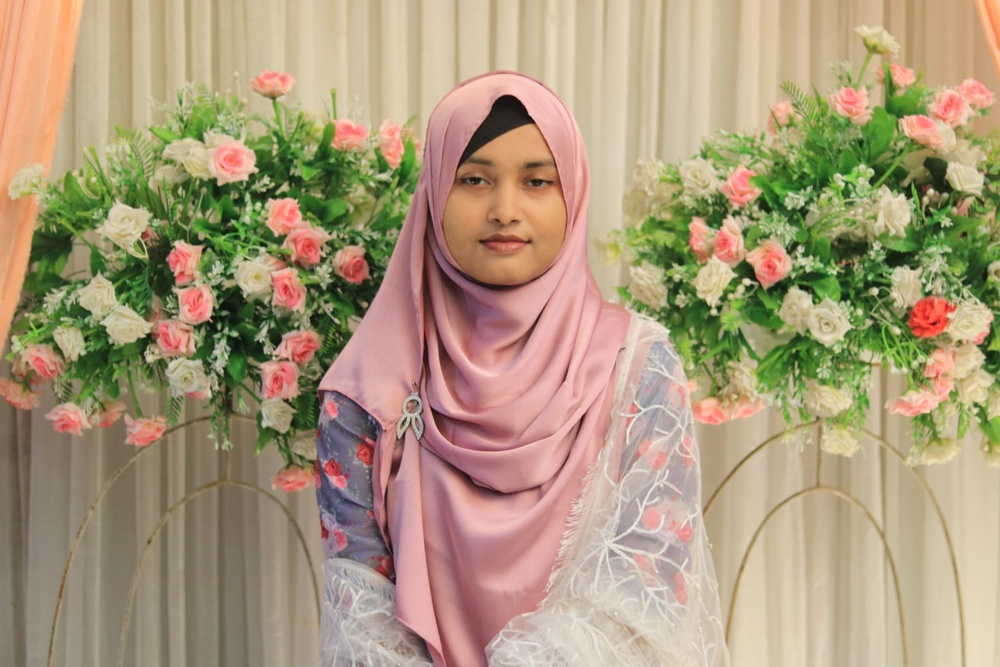
#> input picture Dataset/2020331058/WhatsApp Image 2025-05-05 at 8.41.41 PM.jpeg, 1000 x 667 px, shrunk from 1500 x 1000 before the run, found by its file name; its folder holds only this picture in this run
$ python Crop_folder_img.py
#> lines starting #> are read from the running program, lines starting #| are printed output that depends on the picture
import cv2
import os

def crop_face(image_path):
    # Read the image
    img = cv2.imread(image_path)
#> img is the input picture: shape (667, 1000, 3); mean B, G, R 123.7, 152.9, 171.2
    gray = cv2.cvtColor(img, cv2.COLOR_BGR2GRAY)  # Convert to grayscale for face detection
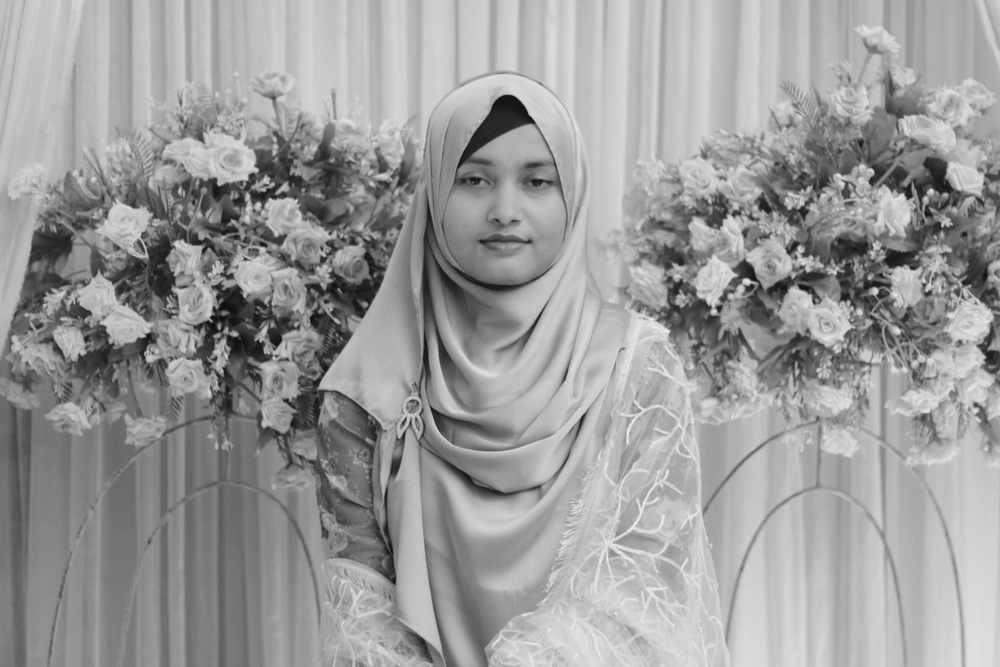
#> gray: shape (667, 1000); min 12, max 243, mean 155.1

    # Detect faces in the image
    faces = face_cascade.detectMultiScale(gray, 1.3, 5)
#> faces = [[424, 119, 164, 164]]

    if len(faces) == 0:
        return None  # No face detected

    (x, y, w, h) = faces[0]
#> x = 424; y = 119; w = 164; h = 164

    # Crop the face from the image
    cropped_img = img[y:y+h, x:x+w]
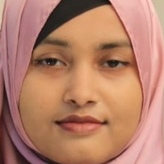
#> cropped_img: shape (164, 164, 3); mean B, G, R 105.5, 127.9, 181.3

    return cropped_img

data_dir = 'c:/Attendance/Dataset'  # Root folder after extraction
cropped_data_dir = 'c:/Attendance/cropped'


face_cascade = cv2.CascadeClassifier(cv2.data.haarcascades + 'haarcascade_frontalface_default.xml')

valid_extensions = {".jpg", ".jpeg", ".png"}

for person in os.listdir(data_dir):
    print(person)
    person_path = os.path.join(data_dir, person)
    if os.path.isdir(person_path):
        # Filter valid and existing image files
        images = [
            img for img in os.listdir(person_path)
            if os.path.splitext(img)[1].lower() in valid_extensions and
            os.path.exists(os.path.join(person_path, img))
        ]


        cropped_img_dir = os.path.join(cropped_data_dir, person)
        os.makedirs(cropped_img_dir, exist_ok=True)
        for img in images:
            src_path = os.path.join(person_path, img)
            cropped_img = crop_face(src_path)

            if cropped_img is not None:
                # Save the cropped face image
                dest_path = os.path.join(cropped_img_dir, img)
                cv2.imwrite(dest_path, cropped_img)

$ run again, on Dataset/2020331058/WhatsApp Image 2025-05-05 at 8.41.58 PM.jpeg
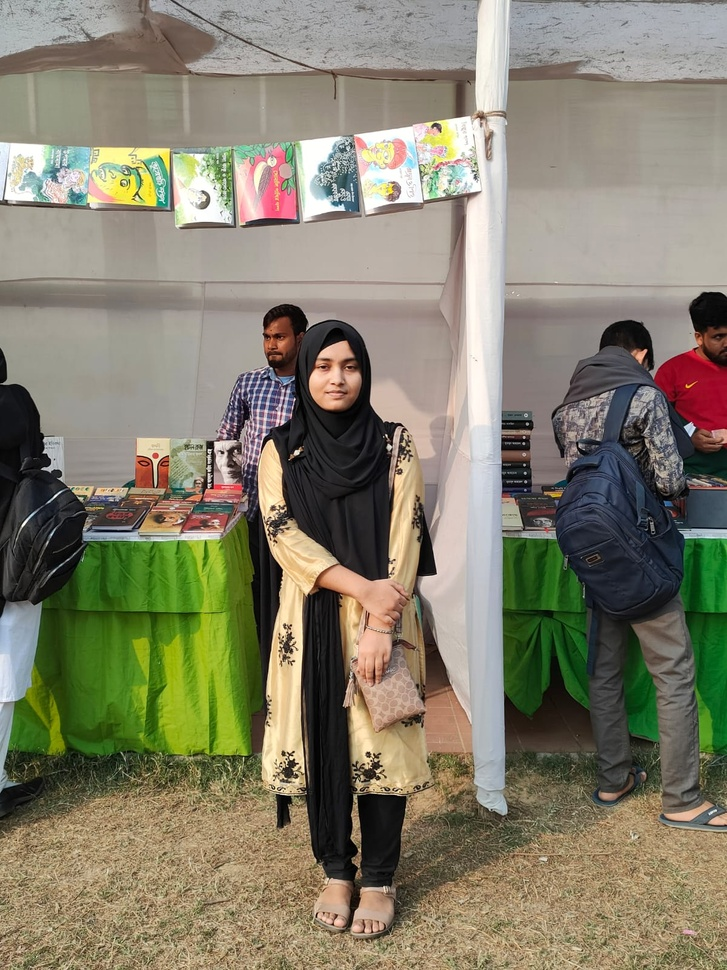
#> input picture Dataset/2020331058/WhatsApp Image 2025-05-05 at 8.41.58 PM.jpeg, 727 x 970 px, shrunk from 1200 x 1600 before the run, found by its file name
#> in crop_face, img is the input picture: shape (970, 727, 3); mean B, G, R 107.4, 127.7, 132.1
#> in crop_face, `gray = cv2.cvtColor(img, cv2.COLOR_BGR2GRAY)`:
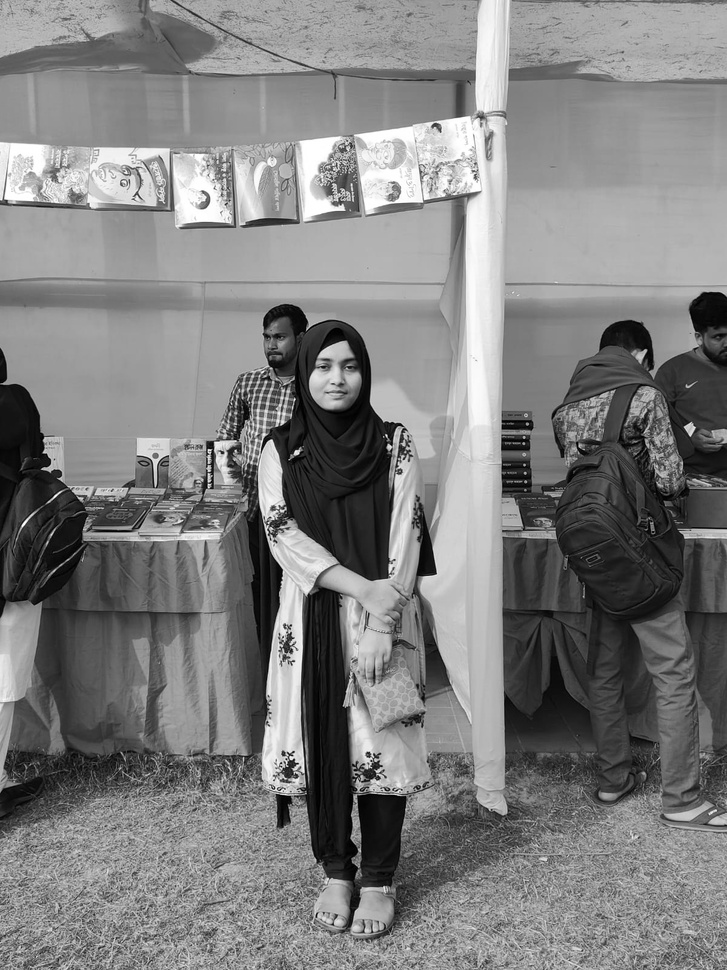
#> gray: shape (970, 727); min 0, max 255, mean 126.7
#> faces = [[304, 342, 65, 65]]
#> x = 304; y = 342; w = 65
#> in crop_face, `cropped_img = img[y:y+h, x:x+w]`:
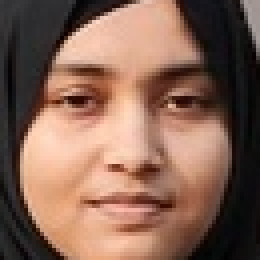
#> cropped_img: shape (65, 65, 3) (shown 4 times larger); mean B, G, R 84.7, 100.2, 133.8
